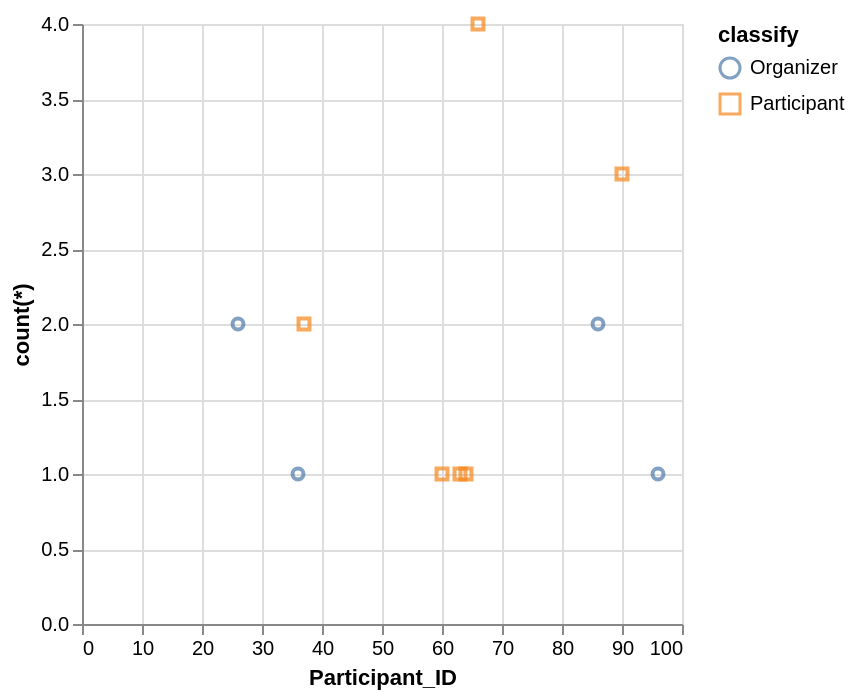

Describe this chart as a Vega-Lite specification.
### Vega-Lite specification from a JSON file in a GitHub repository (floating-point values rounded to 4 significant figures)
{"data": {"values": [{"x_data": 26, "y_data": 2, "classify": "Organizer"}, {"x_data": 36, "y_data": 1, "classify": "Organizer"}, {"x_data": 86, "y_data": 2, "classify": "Organizer"}, {"x_data": 96, "y_data": 1, "classify": "Organizer"}, {"x_data": 37, "y_data": 2, "classify": "Participant"}, {"x_data": 60, "y_data": 1, "classify": "Participant"}, {"x_data": 63, "y_data": 1, "classify": "Participant"}, {"x_data": 64, "y_data": 1, "classify": "Participant"}, {"x_data": 66, "y_data": 4, "classify": "Participant"}, {"x_data": 90, "y_data": 3, "classify": "Participant"}]}, "mark": "point", "encoding": {"x": {"field": "x_data", "type": "quantitative", "title": "Participant_ID", "scale": {"zero": "false"}}, "y": {"field": "y_data", "type": "quantitative", "title": "count(*)", "scale": {"zero": "false"}}, "color": {"field": "classify", "type": "nominal"}, "shape": {"field": "classify", "type": "nominal"}}}
